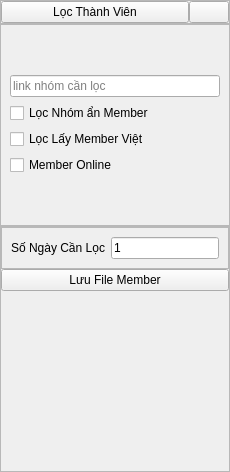
              <widget class="QWidget" name="pageFilterMembers">
               <layout class="QVBoxLayout" name="verticalLayout_8">
                <property name="spacing">
                 <number>0</number>
                </property>
                <property name="leftMargin">
                 <number>0</number>
                </property>
                <property name="topMargin">
                 <number>0</number>
                </property>
                <property name="rightMargin">
                 <number>0</number>
                </property>
                <property name="bottomMargin">
                 <number>0</number>
                </property>
                <item>
                 <widget class="QFrame" name="frame">
                  <property name="maximumSize">
                   <size>
                    <width>16777215</width>
                    <height>50</height>
                   </size>
                  </property>
                  <property name="frameShape">
                   <enum>QFrame::StyledPanel</enum>
                  </property>
                  <property name="frameShadow">
                   <enum>QFrame::Raised</enum>
                  </property>
                  <layout class="QHBoxLayout" name="horizontalLayout_23" stretch="10,1">
                   <property name="spacing">
                    <number>0</number>
                   </property>
                   <property name="leftMargin">
                    <number>0</number>
                   </property>
                   <property name="topMargin">
                    <number>0</number>
                   </property>
                   <property name="rightMargin">
                    <number>0</number>
                   </property>
                   <property name="bottomMargin">
                    <number>0</number>
                   </property>
                   <item>
                    <widget class="QPushButton" name="btnFilterMembersToggle">
                     <property name="text">
                      <string>Lọc Thành Viên</string>
                     </property>
                     <property name="icon">
                      <iconset resource="src.qrc">
                       <normaloff>:/images/icons/sidebar/icons8-scan-50.png</normaloff>:/images/icons/sidebar/icons8-scan-50.png</iconset>
                     </property>
                     <property name="iconSize">
                      <size>
                       <width>30</width>
                       <height>30</height>
                      </size>
                     </property>
                    </widget>
                   </item>
                   <item>
                    <widget class="QPushButton" name="btnFilterMembersToggleDropdown">
                     <property name="text">
                      <string/>
                     </property>
                     <property name="icon">
                      <iconset resource="src.qrc">
                       <normaloff>:/images/icons/sidebar/icons8-expand-arrow-50.png</normaloff>:/images/icons/sidebar/icons8-expand-arrow-50.png</iconset>
                     </property>
                     <property name="iconSize">
                      <size>
                       <width>30</width>
                       <height>30</height>
                      </size>
                     </property>
                    </widget>
                   </item>
                  </layout>
                 </widget>
                </item>
                <item>
                 <widget class="QFrame" name="frame_9">
                  <property name="frameShape">
                   <enum>QFrame::StyledPanel</enum>
                  </property>
                  <property name="frameShadow">
                   <enum>QFrame::Raised</enum>
                  </property>
                  <layout class="QVBoxLayout" name="verticalLayout_9">
                   <property name="topMargin">
                    <number>50</number>
                   </property>
                   <property name="bottomMargin">
                    <number>50</number>
                   </property>
                   <item>
                    <widget class="QLineEdit" name="txtFilterMembersLinkGroupNeedFilter">
                     <property name="styleSheet">
                      <string notr="true">max-width: 9999;</string>
                     </property>
                     <property name="placeholderText">
                      <string>link nhóm cần lọc</string>
                     </property>
                    </widget>
                   </item>
                   <item>
                    <widget class="QCheckBox" name="checkBoxFilterGroupHideMember">
                     <property name="text">
                      <string>Lọc Nhóm ẩn Member </string>
                     </property>
                     <property name="checked">
                      <bool>false</bool>
                     </property>
                    </widget>
                   </item>
                   <item>
                    <widget class="QCheckBox" name="checkBoxFilterGroupHideMemberViet">
                     <property name="text">
                      <string>Lọc Lấy Member Việt</string>
                     </property>
                     <property name="checked">
                      <bool>false</bool>
                     </property>
                    </widget>
                   </item>
                   <item>
                    <widget class="QCheckBox" name="checkBoxMemberOnline">
                     <property name="text">
                      <string>Member Online</string>
                     </property>
                     <property name="checked">
                      <bool>false</bool>
                     </property>
                    </widget>
                   </item>
                  </layout>
                 </widget>
                </item>
                <item>
                 <widget class="QFrame" name="frame_8">
                  <property name="frameShape">
                   <enum>QFrame::StyledPanel</enum>
                  </property>
                  <property name="frameShadow">
                   <enum>QFrame::Raised</enum>
                  </property>
                  <layout class="QVBoxLayout" name="verticalLayout_10">
                   <property name="spacing">
                    <number>0</number>
                   </property>
                   <property name="leftMargin">
                    <number>0</number>
                   </property>
                   <property name="topMargin">
                    <number>0</number>
                   </property>
                   <property name="rightMargin">
                    <number>0</number>
                   </property>
                   <property name="bottomMargin">
                    <number>180</number>
                   </property>
                   <item>
                    <widget class="QFrame" name="frame_13">
                     <property name="frameShape">
                      <enum>QFrame::StyledPanel</enum>
                     </property>
                     <property name="frameShadow">
                      <enum>QFrame::Raised</enum>
                     </property>
                     <layout class="QHBoxLayout" name="horizontalLayout_12">
                      <item>
                       <widget class="QLabel" name="lbNumberDateNeedFilter">
                        <property name="text">
                         <string>Số Ngày Cần Lọc</string>
                        </property>
                       </widget>
                      </item>
                      <item>
                       <widget class="QLineEdit" name="txtNumberDateNeedFilter">
                        <property name="text">
                         <string>1</string>
                        </property>
                       </widget>
                      </item>
                     </layout>
                    </widget>
                   </item>
                   <item>
                    <widget class="QPushButton" name="btnSaveFileMember">
                     <property name="text">
                      <string>Lưu File Member</string>
                     </property>
                    </widget>
                   </item>
                  </layout>
                 </widget>
                </item>
               </layout>
              </widget>
